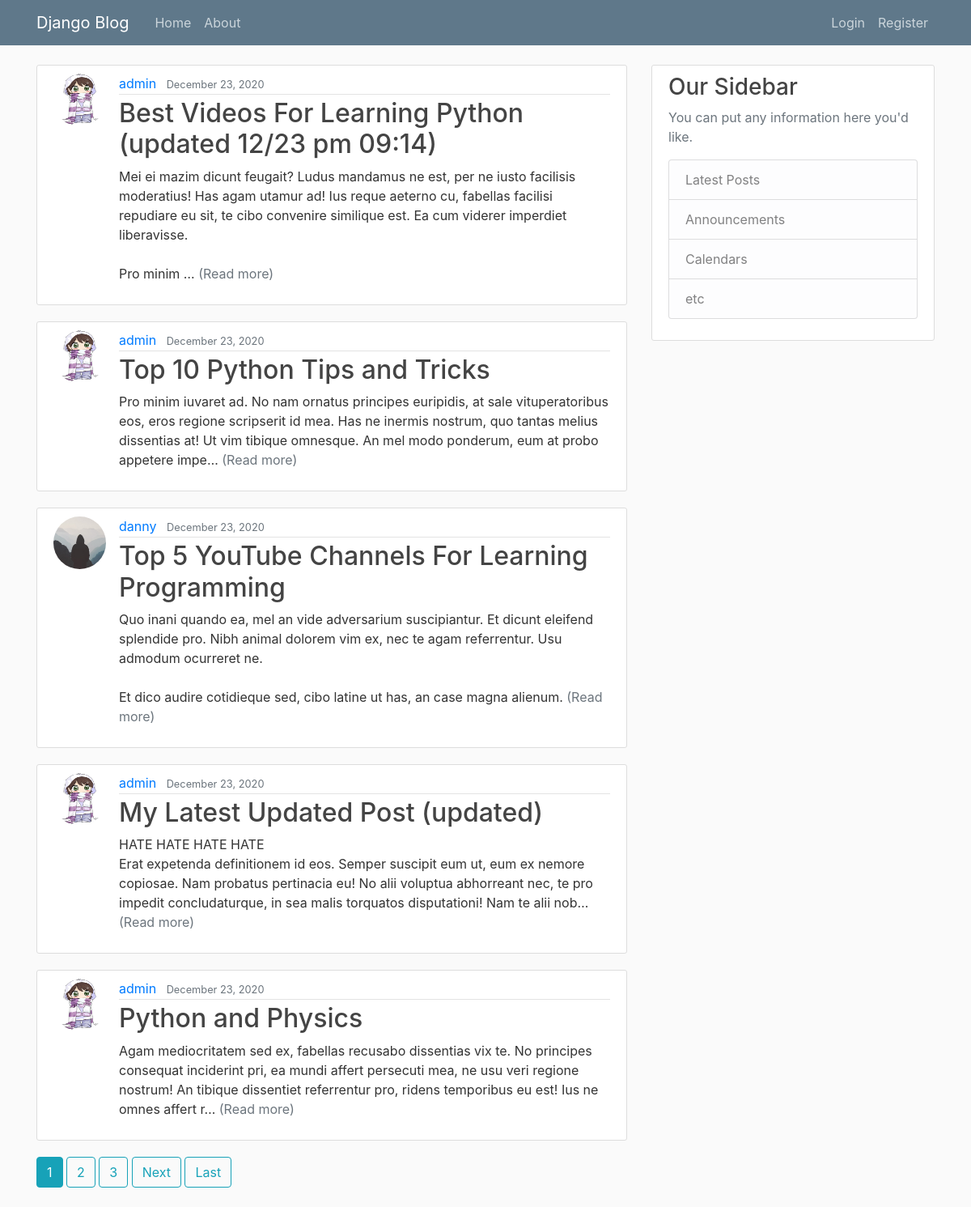
The page / on the database its author committed.
### blog/models.py (models this page shows, shortened)
class Post(models.Model):
    class PostObjects(models.Manager):
        def get_queryset(self):
            return super().get_queryset().filter(date_posted__lte=timezone.now())
    author = models.ForeignKey(User, on_delete=models.CASCADE, default=1)
    title = models.CharField(max_length=100)
    slug = models.SlugField(unique=True, blank=True, null=True)
    content = models.TextField()
    date_posted = models.DateTimeField(default=timezone.now)
    read_time = models.IntegerField(default=0, null=True, blank=True) #models.TimeField(null=True, blank=True)
    @property
    def short_description(self):
        return truncatechars(self.content, 250)

### users/models.py (models this page shows, shortened)
class Profile(models.Model):
    user = models.OneToOneField(User, on_delete=models.CASCADE)
    image = models.ImageField(default='default.jpg', upload_to='profile_pics')

### blog/views.py (the view)
# urls.py: path('', PostListView.as_view(), name='blog-home'),
class PostListView(ListView):
    model = Post
    template_name = 'blog/home.html' # <app>/<model>_<viewtype>.html
    context_object_name = 'posts'
    ordering = ['-date_posted']
    paginate_by = 5

### blog/templates/blog/home.html (shortened to what this page needs)
{% extends "blog/base.html" %}
{% block content %}
  {% for post in posts %}
    <article class="media content-section">
      <img class="rounded-circle article-img" src="{{ post.author.profile.image.url }}">
      <div class="media-body">
        <div class="article-metadata">
          <a class="mr-2" href="{% url 'user-posts' post.author.username %}">{{ post.author }}</a>
          <small class="text-muted">{{ post.date_posted|date:"F d, Y" }}</small>
        </div>
        <h2><a class="article-title" href="{% url 'post-detail' post.slug %}">{{ post.title }}</a></h2>
        <p class="article-content">{{ post.short_description }} <a class="text-muted" href="{% url 'post-detail' post.slug %}">(Read more)</a></p>
      </div>
    </article>
  {% endfor %}
  {% if is_paginated %}
    {% for num in page_obj.paginator.page_range %}
      {% if page_obj.number == num %}
        <a class="btn btn-info mb-4" href="?page={{ num }}">{{ num }}</a>
      {% elif num > page_obj.number|add:'-3' and num < page_obj.number|add:'3' %}
        <a class="btn btn-outline-info mb-4" href="?page={{ num }}">{{ num }}</a>
      {% endif %}
    {% endfor %}
    {% if page_obj.has_next %}
      <a class="btn btn-outline-info mb-4" href="?page={{ page_obj.next_page_number }}">Next</a>
      <a class="btn btn-outline-info mb-4" href="?page={{ page_obj.paginator.num_pages }}">Last</a>
    {% endif %}
  {% endif %}
{% endblock content %}

### blog/static/blog/main.css (style rules this page uses)
body { background: #fafafa; color: #333333; margin-top: 5rem; }
h1, h2, h3, h4, h5, h6 { color: #444444; }
.content-section { background: #ffffff; padding: 10px 20px; border: 1px solid #dddddd; border-radius: 3px; margin-bottom: 20px; }
.article-title { color: #444444; }
.article-content { white-space: pre-line; }
.article-img { height: 65px; width: 65px; margin-right: 16px; }
.article-metadata { padding-bottom: 1px; margin-bottom: 4px; border-bottom: 1px solid #e3e3e3 }

### rows shown on the page
Post: author.profile.image (picture), author "admin", date_posted "December 23, 2020", title "Best Videos For Learning Python (updated 12/23 pm 09:14)", short_description "Mei ei mazim dicunt feugait? Ludus mandamus ne est, per ne iusto facilisis moderatius! Has agam utamur ad! Ius reque aeterno cu, fabellas facilisi repudiare eu sit, te cibo convenire similique est. Ea cum viderer imperdiet liberavisse. Pro minim …"
Post: author.profile.image (picture), author "admin", date_posted "December 23, 2020", title "Top 10 Python Tips and Tricks", short_description "Pro minim iuvaret ad. No nam ornatus principes euripidis, at sale vituperatoribus eos, eros regione scripserit id mea. Has ne inermis nostrum, quo tantas melius dissentias at! Ut vim tibique omnesque. An mel modo ponderum, eum at probo appetere impe…"
Post: author.profile.image (placeholder picture), author "danny", date_posted "December 23, 2020", title "Top 5 YouTube Channels For Learning Programming", short_description "Quo inani quando ea, mel an vide adversarium suscipiantur. Et dicunt eleifend splendide pro. Nibh animal dolorem vim ex, nec te agam referrentur. Usu admodum ocurreret ne. Et dico audire cotidieque sed, cibo latine ut has, an case magna alienum."
Post: author.profile.image (picture), author "admin", date_posted "December 23, 2020", title "My Latest Updated Post (updated)", short_description "HATE HATE HATE HATE Erat expetenda definitionem id eos. Semper suscipit eum ut, eum ex nemore copiosae. Nam probatus pertinacia eu! No alii voluptua abhorreant nec, te pro impedit concludaturque, in sea malis torquatos disputationi! Nam te alii nob…"
Post: author.profile.image (picture), author "admin", date_posted "December 23, 2020", title "Python and Physics", short_description "Agam mediocritatem sed ex, fabellas recusabo dissentias vix te. No principes consequat inciderint pri, ea mundi affert persecuti mea, ne usu veri regione nostrum! An tibique dissentiet referrentur pro, ridens temporibus eu est! Ius ne omnes affert r…"

### other values the page prints
{{ num }} "1"
{{ num }} "2" "3"
